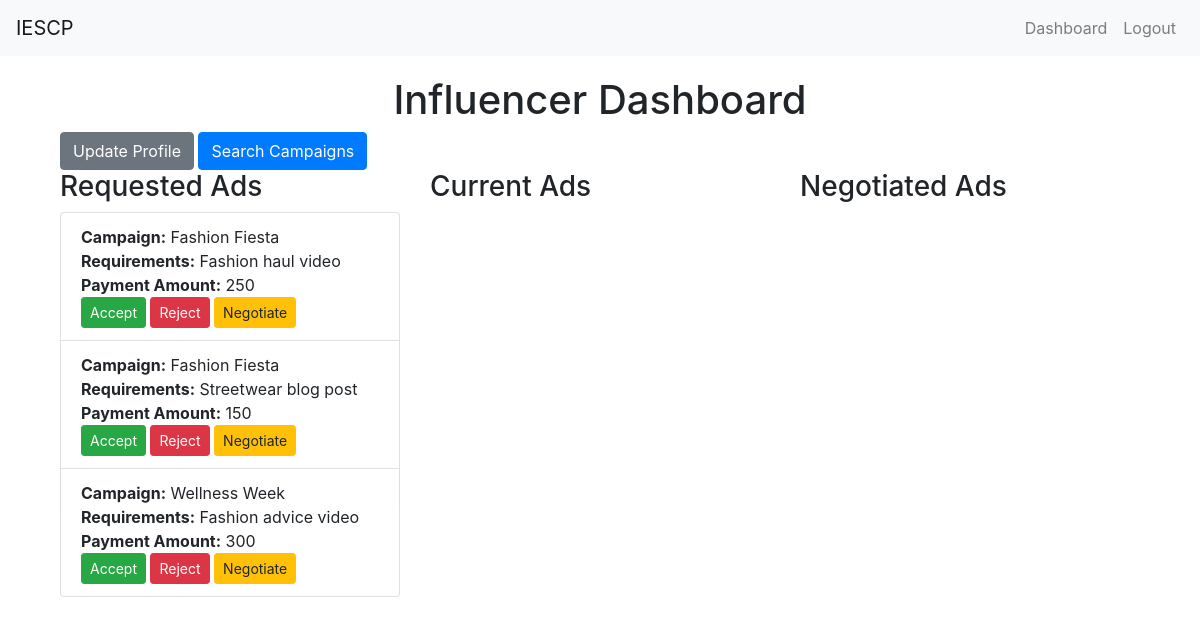
The page /influencer_dashboard (signed in) on the database its author committed.
### app.py (models this page shows, shortened)
class AdRequest(db.Model):
    id = db.Column(db.Integer, primary_key=True)
    campaign_id = db.Column(db.Integer, db.ForeignKey('campaign.id'), nullable=False)
    influencer_id = db.Column(db.Integer, db.ForeignKey('user.id'), nullable=False)
    messages = db.Column(db.Text)
    requirements = db.Column(db.Text)
    payment_amount = db.Column(db.Integer)
    negotiation_comment = db.Column(db.Text, nullable=True)
    status = db.Column(db.String(20), nullable=False, default='Requested')

class Campaign(db.Model):
    id = db.Column(db.Integer, primary_key=True)
    name = db.Column(db.String(100), nullable=False)
    description = db.Column(db.String(200))
    start_date = db.Column(db.DateTime, default=db.func.current_timestamp())
    end_date = db.Column(db.DateTime)
    niche = db.Column(db.String(100))
    budget = db.Column(db.Float, nullable=False)
    owner_id = db.Column(db.Integer, db.ForeignKey('user.id'), nullable=False)
    visibility = db.Column(db.String(10))  # 'public' or 'private'
    flagged = db.Column(db.Boolean, default=False)
    ad_requests = db.relationship('AdRequest', backref='campaign', lazy=True)

### app.py (the view)
@app.route('/influencer_dashboard')
@login_required
def influencer_dashboard():
    if current_user.role != 'influencer':
        flash('Access unauthorized!', 'danger')
        return redirect(url_for('index'))
    requested_ads = AdRequest.query.filter_by(influencer_id=current_user.id, status='Requested').all()
    current_ads = AdRequest.query.filter_by(influencer_id=current_user.id, status='Accepted').all()
    negotiated_ads = AdRequest.query.filter_by(influencer_id=current_user.id, status='Negotiated').all()
    return render_template('influencer_dashboard.html', current_ads=current_ads, negotiated_ads=negotiated_ads, requested_ads=requested_ads)

### app.py (called while the page is built)
@login_manager.user_loader
def load_user(user_id):
    return User.query.get(int(user_id))

### templates/influencer_dashboard.html (shortened to what this page needs)
{% extends "layout.html" %}
{% block content %}
<div class="container">
    <h1 class="text-center">Influencer Dashboard</h1>
    <a href="{{ url_for('profile') }}" class="btn btn-secondary">Update Profile</a>
    <a href="{{ url_for('search_campaigns') }}" class="btn btn-primary">Search Campaigns</a>
    <div class="row">
        <div class="col-md-4">
            <h3>Requested Ads</h3>
            <ul class="list-group">
                {% for ad in requested_ads %}
                <li class="list-group-item">
                    <strong>Campaign:</strong> {{ ad.campaign.name }}<br>
                    <strong>Requirements:</strong> {{ ad.requirements }}<br>
                    <strong>Payment Amount:</strong> {{ ad.payment_amount }}<br>
                    <form method="POST" action="{{ url_for('accept_ad_request', ad_request_id=ad.id) }}" style="display:inline;">
                        <button type="submit" class="btn btn-success btn-sm">Accept</button>
                    </form>
                    <form method="POST" action="{{ url_for('reject_ad_request', ad_request_id=ad.id) }}" style="display:inline;">
                        <button type="submit" class="btn btn-danger btn-sm">Reject</button>
                    </form>
                    <a href="{{ url_for('negotiate_ad_request', ad_request_id=ad.id) }}" class="btn btn-warning btn-sm">Negotiate</a>
                </li>
                {% endfor %}
            </ul>
        </div>
        <div class="col-md-4">
            <h3>Current Ads</h3>
        </div>
        <div class="col-md-4">
            <h3>Negotiated Ads</h3>
        </div>
    </div>
</div>
{% endblock %}

### templates/layout.html (style rules this page uses)
.container { margin-top: 20px; }

### rows shown on the page
AdRequest: campaign.name "Fashion Fiesta", requirements "Fashion haul video", payment_amount "250"
AdRequest: campaign.name "Fashion Fiesta", requirements "Streetwear blog post", payment_amount "150"
AdRequest: campaign.name "Wellness Week", requirements "Fashion advice video", payment_amount "300"
